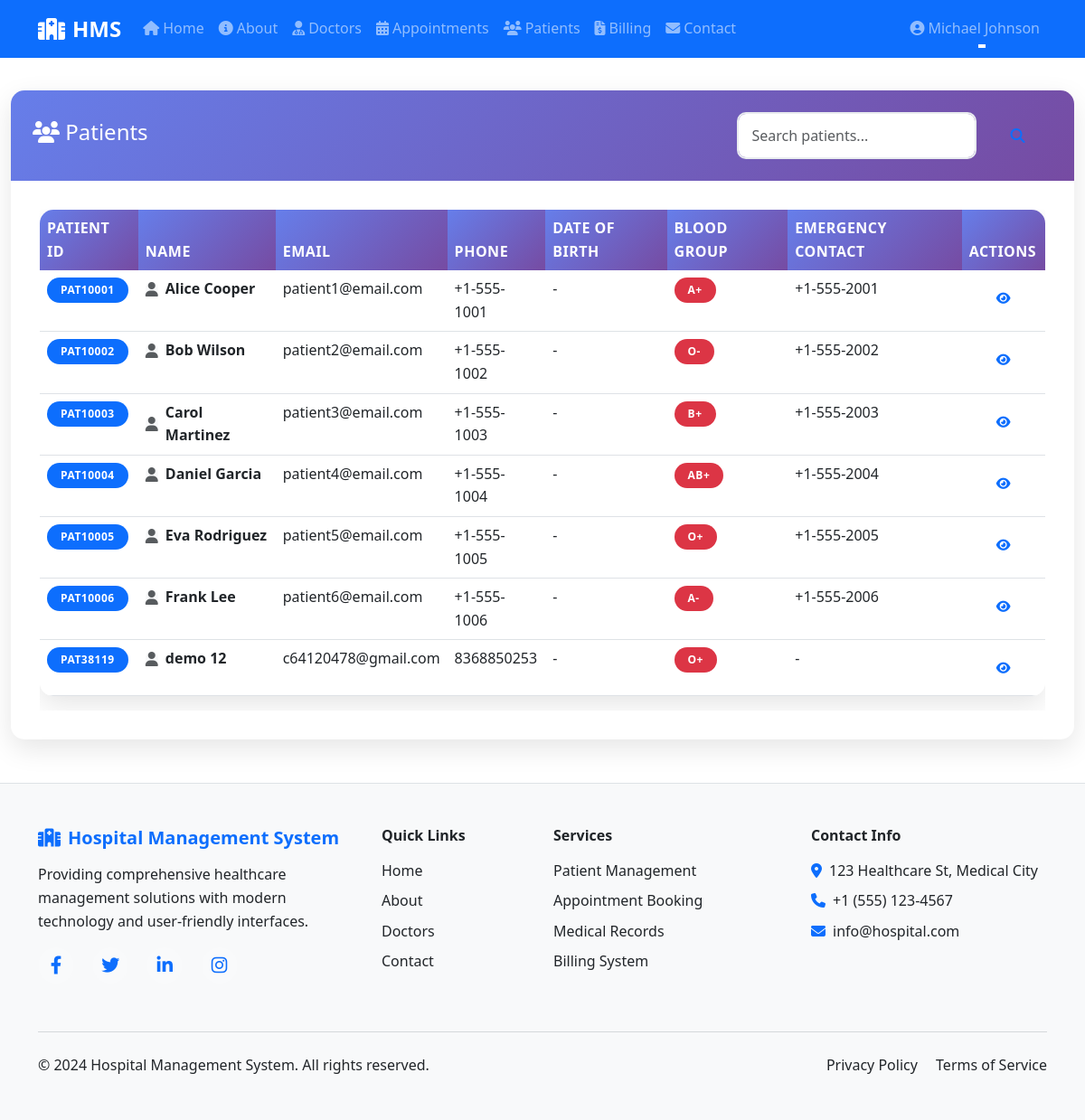
Screenshot of /patients/ (signed in) with the database file from the repository.
### hospital/models.py (models this page shows, shortened)
class Patient(models.Model):
    BLOOD_GROUP_CHOICES = [
        ('A+', 'A+'), ('A-', 'A-'),
        ('B+', 'B+'), ('B-', 'B-'),
        ('AB+', 'AB+'), ('AB-', 'AB-'),
        ('O+', 'O+'), ('O-', 'O-'),
    ]
    GENDER_CHOICES = [
        ('M', 'Male'),
        ('F', 'Female'),
        ('O', 'Other'),
    ]
    user = models.OneToOneField(User, on_delete=models.CASCADE)
    patient_id = models.CharField(max_length=20, unique=True)
    blood_group = models.CharField(max_length=3, choices=BLOOD_GROUP_CHOICES, blank=True)
    gender = models.CharField(max_length=1, choices=GENDER_CHOICES, blank=True)
    date_of_birth = models.DateField(null=True, blank=True)
    emergency_contact = models.CharField(max_length=15, blank=True)
    address = models.TextField(blank=True)
    medical_history = models.TextField(blank=True)
    allergies = models.TextField(blank=True)

class UserProfile(models.Model):
    ROLE_CHOICES = [
        ('admin', 'Admin'),
        ('doctor', 'Doctor'),
        ('patient', 'Patient'),
    ]
    user = models.OneToOneField(User, on_delete=models.CASCADE)
    role = models.CharField(max_length=10, choices=ROLE_CHOICES, default='patient')
    phone = models.CharField(max_length=15, blank=True)
    address = models.TextField(blank=True)
    date_of_birth = models.DateField(null=True, blank=True)
    profile_picture = models.ImageField(upload_to='profiles/', blank=True, null=True)
    created_at = models.DateTimeField(auto_now_add=True)

### hospital/views.py (the view)
# urls.py: path('patients/', views.PatientListView.as_view(), name='patients'),
class PatientListView(LoginRequiredMixin, UserPassesTestMixin, ListView):
    model = Patient
    template_name = 'hospital/patients.html'
    context_object_name = 'patients'
    paginate_by = 20
    def test_func(self):
        try:
            profile = self.request.user.userprofile
            return profile.role in ['admin', 'doctor']
        except:
            return False
    def get_queryset(self):
        queryset = Patient.objects.all()
        search = self.request.GET.get('search')
        if search:
            queryset = queryset.filter(
                Q(user__first_name__icontains=search) |
                Q(user__last_name__icontains=search) |
                Q(patient_id__icontains=search)
            )
        return queryset

### templates/hospital/patients.html (shortened to what this page needs)
{% extends 'hospital/base.html' %}
{% load static %}
{% block content %}
<div class="container-fluid mt-4">
    <div class="row">
        <div class="col-12">
            <div class="card">
                <div class="card-header d-flex justify-content-between align-items-center">
                    <h4><i class="fas fa-users"></i> Patients</h4>
                    <div class="d-flex">
                        <form method="get" class="d-flex">
                            <input type="text" name="search" class="form-control me-2"
                                   placeholder="Search patients..." value="{{ request.GET.search }}">
                            <button type="submit" class="btn btn-outline-primary">
                                <i class="fas fa-search"></i>
                            </button>
                        </form>
                    </div>
                </div>
                <div class="card-body">
                    {% if patients %}
                        <div class="table-responsive">
                            <table class="table table-hover">
                                <thead class="table-light">
                                    <tr>
                                        <th>Patient ID</th>
                                        <th>Name</th>
                                        <th>Email</th>
                                        <th>Phone</th>
                                        <th>Date of Birth</th>
                                        <th>Blood Group</th>
                                        <th>Emergency Contact</th>
                                        <th>Actions</th>
                                    </tr>
                                </thead>
                                <tbody>
                                    {% for patient in patients %}
                                    <tr>
                                        <td>
                                            <span class="badge bg-primary">{{ patient.patient_id }}</span>
                                        </td>
                                        <td>
                                            <div class="d-flex align-items-center">
                                                <div class="avatar-sm bg-light rounded-circle d-flex align-items-center justify-content-center me-2">
                                                    <i class="fas fa-user text-muted"></i>
                                                </div>
                                                <div>
                                                    <strong>{{ patient.user.get_full_name }}</strong>
                                                </div>
                                            </div>
                                        </td>
                                        <td>{{ patient.user.email }}</td>
                                        <td>{{ patient.user.userprofile.phone|default:"-" }}</td>
                                        <td>{{ patient.date_of_birth|default:"-" }}</td>
                                        <td>
                                            {% if patient.blood_group %}
                                                <span class="badge bg-danger">{{ patient.blood_group }}</span>
                                            {% else %}
                                                -
                                            {% endif %}
                                        </td>
                                        <td>{{ patient.emergency_contact|default:"-" }}</td>
                                        <td>
                                            <div class="btn-group btn-group-sm">
                                                <button type="button" class="btn btn-outline-primary"
                                                        data-bs-toggle="modal" data-bs-target="#patientModal{{ patient.id }}">
                                                    <i class="fas fa-eye"></i>
                                                </button>
                                            </div>
                                        </td>
                                    </tr>
                                    {% endfor %}
                                </tbody>
                            </table>
                        </div>
                    {% endif %}
                </div>
            </div>
        </div>
    </div>
</div>
{% endblock %}

### templates/hospital/base.html (shortened to what this page needs)
<!DOCTYPE html>
<html lang="en">
<head>
    <link href="https://cdn.jsdelivr.net/npm/bootstrap@5.3.0/dist/css/bootstrap.min.css" rel="stylesheet">
    <link rel="stylesheet" href="https://cdnjs.cloudflare.com/ajax/libs/font-awesome/6.4.0/css/all.min.css">
    {% load static %}
    <link rel="stylesheet" href="{% static 'css/style.css' %}">
</head>
<body>
    <nav class="navbar navbar-expand-lg navbar-dark bg-primary fixed-top">
        <div class="container">
            <a class="navbar-brand fw-bold" href="{% url 'home' %}">
                <i class="fas fa-hospital-alt me-2"></i>HMS
            </a>
            <div class="collapse navbar-collapse" id="navbarNav">
                <ul class="navbar-nav me-auto">
                    <li class="nav-item">
                        <a class="nav-link" href="{% url 'home' %}">
                            <i class="fas fa-home me-1"></i>Home
                        </a>
                    </li>
                    <li class="nav-item">
                        <a class="nav-link" href="{% url 'about' %}">
                            <i class="fas fa-info-circle me-1"></i>About
                        </a>
                    </li>
                    <li class="nav-item">
                        <a class="nav-link" href="{% url 'doctors' %}">
                            <i class="fas fa-user-md me-1"></i>Doctors
                        </a>
                    </li>
                    {% if user.is_authenticated %}
                        <li class="nav-item">
                            <a class="nav-link" href="{% url 'appointments' %}">
                                <i class="fas fa-calendar-alt me-1"></i>Appointments
                            </a>
                        </li>
                        {% if user.userprofile.role == 'admin' or user.userprofile.role == 'doctor' %}
                        <li class="nav-item">
                            <a class="nav-link" href="{% url 'patients' %}">
                                <i class="fas fa-users me-1"></i>Patients
                            </a>
                        </li>
                        {% endif %}
                        <li class="nav-item">
                            <a class="nav-link" href="{% url 'billing' %}">
                                <i class="fas fa-file-invoice-dollar me-1"></i>Billing
                            </a>
                        </li>
                    {% endif %}
                    <li class="nav-item">
                        <a class="nav-link" href="{% url 'contact' %}">
                            <i class="fas fa-envelope me-1"></i>Contact
                        </a>
                    </li>
                </ul>
                <ul class="navbar-nav">
                    {% if user.is_authenticated %}
                        <li class="nav-item dropdown">
                            <a class="nav-link dropdown-toggle" href="#" role="button" data-bs-toggle="dropdown">
                                <i class="fas fa-user-circle me-1"></i>{{ user.get_full_name|default:user.username }}
                            </a>
                        </li>
                    {% endif %}
                </ul>
            </div>
        </div>
    </nav>
    <main class="main-content">
        {% block content %}{% endblock %}
    </main>
    <footer class="bg-light text-dark py-5 mt-5 border-top">
        <div class="container">
            <div class="row">
                <div class="col-lg-4 mb-4">
                    <h5 class="fw-bold mb-3 text-primary">
                        <i class="fas fa-hospital-alt me-2"></i>Hospital Management System
                    </h5>
                    <p class="text-dark">
                        Providing comprehensive healthcare management solutions with modern technology
                        and user-friendly interfaces.
                    </p>
                    <div class="social-links">
                        <a href="#" class="text-primary me-3 fs-5"><i class="fab fa-facebook-f"></i></a>
                        <a href="#" class="text-primary me-3 fs-5"><i class="fab fa-twitter"></i></a>
                        <a href="#" class="text-primary me-3 fs-5"><i class="fab fa-linkedin-in"></i></a>
                        <a href="#" class="text-primary fs-5"><i class="fab fa-instagram"></i></a>
                    </div>
                </div>
                <div class="col-lg-2 col-md-6 mb-4">
                    <h6 class="fw-bold mb-3 text-dark">Quick Links</h6>
                    <ul class="list-unstyled">
                        <li class="mb-2"><a href="{% url 'home' %}" class="text-dark text-decoration-none">Home</a></li>
                        <li class="mb-2"><a href="{% url 'about' %}" class="text-dark text-decoration-none">About</a></li>
                        <li class="mb-2"><a href="{% url 'doctors' %}" class="text-dark text-decoration-none">Doctors</a></li>
                        <li class="mb-2"><a href="{% url 'contact' %}" class="text-dark text-decoration-none">Contact</a></li>
                    </ul>
                </div>
                <div class="col-lg-3 col-md-6 mb-4">
                    <h6 class="fw-bold mb-3 text-dark">Services</h6>
                    <ul class="list-unstyled">
                        <li class="text-dark mb-2">Patient Management</li>
                        <li class="text-dark mb-2">Appointment Booking</li>
                        <li class="text-dark mb-2">Medical Records</li>
                        <li class="text-dark mb-2">Billing System</li>
                    </ul>
                </div>
                <div class="col-lg-3 mb-4">
                    <h6 class="fw-bold mb-3 text-dark">Contact Info</h6>
                    <div class="text-dark">
                        <p class="mb-2"><i class="fas fa-map-marker-alt me-2 text-primary"></i>123 Healthcare St, Medical City</p>
                        <p class="mb-2"><i class="fas fa-phone me-2 text-primary"></i>+1 (555) 123-4567</p>
                        <p class="mb-2"><i class="fas fa-envelope me-2 text-primary"></i>info@hospital.com</p>
                    </div>
                </div>
            </div>
            <hr class="my-4 border-secondary">
            <div class="row align-items-center">
                <div class="col-md-6">
                    <p class="text-dark mb-0">&copy; 2024 Hospital Management System. All rights reserved.</p>
                </div>
                <div class="col-md-6 text-md-end">
                    <a href="#" class="text-dark text-decoration-none me-3">Privacy Policy</a>
                    <a href="#" class="text-dark text-decoration-none">Terms of Service</a>
                </div>
            </div>
        </div>
    </footer>
    <link rel="stylesheet" href="https://cdnjs.cloudflare.com/ajax/libs/animate.css/4.1.1/animate.min.css">
</body>
</html>

### static/css/style.css (style rules this page uses)
:root { --primary-color: #0d6efd; --secondary-color: #6c757d; --success-color: #198754; --danger-color: #dc3545; --warning-color: #ffc107; --info-color: #0dcaf0; --light-color: #f8f9fa; --dark-color: #212529; --gradient-primary: linear-gradient(135deg, #667eea 0%, #764ba2 100%); --gradient-success: linear-gradient(135deg, #11998e 0%, #38ef7d 100%); --gradient-danger: linear-gradient(135deg, #ff416c 0%, #ff4b2b 100%); --gradient-info: linear-gradient(135deg, #667eea 0%, #764ba2 100%); }
body { font-family: 'Segoe UI', Tahoma, Geneva, Verdana, sans-serif; line-height: 1.6; padding-top: 76px; }
.main-content { min-height: calc(100vh - 200px); }
.fade-in { animation: fadeIn 0.8s ease-in; }
.navbar-brand { font-size: 1.5rem; transition: transform 0.3s ease; }
.nav-link { transition: all 0.3s ease; position: relative; }
.nav-link::after { content: ''; position: absolute; width: 0; height: 2px; bottom: 0; left: 50%; background-color: #fff; transition: all 0.3s ease; }
.card { border: none; border-radius: 15px; box-shadow: 0 10px 30px rgba(0,0,0,0.1); transition: all 0.3s ease; overflow: hidden; }
.card-header { background: var(--gradient-primary); color: white; border: none; padding: 1.5rem; }
.card-body { padding: 2rem; }
.btn { border-radius: 25px; padding: 12px 30px; font-weight: 600; text-transform: uppercase; letter-spacing: 0.5px; transition: all 0.3s ease; border: none; }
.form-control { border-radius: 10px; border: 2px solid #e9ecef; padding: 12px 15px; transition: all 0.3s ease; }
.table { border-radius: 15px; overflow: hidden; box-shadow: 0 10px 30px rgba(0,0,0,0.1); }
.table thead th { background: var(--gradient-primary); color: white; border: none; font-weight: 600; text-transform: uppercase; letter-spacing: 0.5px; }
.table tbody tr { transition: all 0.3s ease; }
.badge { border-radius: 20px; padding: 8px 15px; font-weight: 600; text-transform: uppercase; letter-spacing: 0.5px; }
footer { background: var(--dark-color) !important; }
.social-links a { display: inline-block; width: 40px; height: 40px; line-height: 40px; text-align: center; border-radius: 50%; background: rgba(255,255,255,0.1); transition: all 0.3s ease; }

### rows the page displays
Patient: patient_id "PAT10001", user.get_full_name "Alice Cooper", user.email "patient1@email.com", user.userprofile.phone "+1-555-1001", date_of_birth "-", blood_group "A+", emergency_contact "+1-555-2001"
Patient: patient_id "PAT10002", user.get_full_name "Bob Wilson", user.email "patient2@email.com", user.userprofile.phone "+1-555-1002", date_of_birth "-", blood_group "O-", emergency_contact "+1-555-2002"
Patient: patient_id "PAT10003", user.get_full_name "Carol Martinez", user.email "patient3@email.com", user.userprofile.phone "+1-555-1003", date_of_birth "-", blood_group "B+", emergency_contact "+1-555-2003"
Patient: patient_id "PAT10004", user.get_full_name "Daniel Garcia", user.email "patient4@email.com", user.userprofile.phone "+1-555-1004", date_of_birth "-", blood_group "AB+", emergency_contact "+1-555-2004"
Patient: patient_id "PAT10005", user.get_full_name "Eva Rodriguez", user.email "patient5@email.com", user.userprofile.phone "+1-555-1005", date_of_birth "-", blood_group "O+", emergency_contact "+1-555-2005"
Patient: patient_id "PAT10006", user.get_full_name "Frank Lee", user.email "patient6@email.com", user.userprofile.phone "+1-555-1006", date_of_birth "-", blood_group "A-", emergency_contact "+1-555-2006"
Patient: patient_id "PAT38119", user.get_full_name "demo 12", user.email "c64120478@gmail.com", user.userprofile.phone "8368850253", date_of_birth "-", blood_group "O+", emergency_contact "-"

### other values shown
{{ user.get_full_name|default:user.username }} "Michael Johnson"
